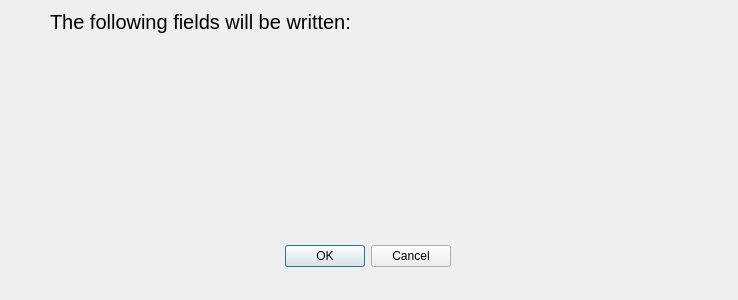
<?xml version="1.0" encoding="UTF-8"?>
<ui version="4.0">
 <class>confirmwriteDialog</class>
 <widget class="QDialog" name="confirmwriteDialog">
  <property name="geometry">
   <rect>
    <x>0</x>
    <y>0</y>
    <width>738</width>
    <height>300</height>
   </rect>
  </property>
  <property name="windowTitle">
   <string>Confirm WritewDialog</string>
  </property>
  <widget class="QDialogButtonBox" name="buttonBox">
   <property name="geometry">
    <rect>
     <x>270</x>
     <y>240</y>
     <width>181</width>
     <height>32</height>
    </rect>
   </property>
   <property name="orientation">
    <enum>Qt::Horizontal</enum>
   </property>
   <property name="standardButtons">
    <set>QDialogButtonBox::Cancel|QDialogButtonBox::Ok</set>
   </property>
  </widget>
  <widget class="QLabel" name="fieldsediteddisplay">
   <property name="geometry">
    <rect>
     <x>50</x>
     <y>10</y>
     <width>651</width>
     <height>201</height>
    </rect>
   </property>
   <property name="font">
    <font>
     <pointsize>15</pointsize>
    </font>
   </property>
   <property name="text">
    <string>The following fields will be written:</string>
   </property>
   <property name="alignment">
    <set>Qt::AlignLeading|Qt::AlignLeft|Qt::AlignTop</set>
   </property>
   <property name="wordWrap">
    <bool>true</bool>
   </property>
  </widget>
 </widget>
 <resources/>
 <connections>
  <connection>
   <sender>buttonBox</sender>
   <signal>accepted()</signal>
   <receiver>confirmwriteDialog</receiver>
   <slot>accept()</slot>
   <hints>
    <hint type="sourcelabel">
     <x>248</x>
     <y>254</y>
    </hint>
    <hint type="destinationlabel">
     <x>157</x>
     <y>274</y>
    </hint>
   </hints>
  </connection>
  <connection>
   <sender>buttonBox</sender>
   <signal>rejected()</signal>
   <receiver>confirmwriteDialog</receiver>
   <slot>reject()</slot>
   <hints>
    <hint type="sourcelabel">
     <x>316</x>
     <y>260</y>
    </hint>
    <hint type="destinationlabel">
     <x>286</x>
     <y>274</y>
    </hint>
   </hints>
  </connection>
 </connections>
</ui>
